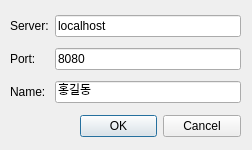
<?xml version="1.0" encoding="UTF-8"?>
<ui version="4.0">
 <class>Dialog</class>
 <widget class="QDialog" name="Dialog">
  <property name="geometry">
   <rect>
    <x>0</x>
    <y>0</y>
    <width>252</width>
    <height>150</height>
   </rect>
  </property>
  <property name="windowTitle">
   <string>Connect</string>
  </property>
  <widget class="QDialogButtonBox" name="buttonBox">
   <property name="geometry">
    <rect>
     <x>80</x>
     <y>110</y>
     <width>161</width>
     <height>32</height>
    </rect>
   </property>
   <property name="orientation">
    <enum>Qt::Horizontal</enum>
   </property>
   <property name="standardButtons">
    <set>QDialogButtonBox::Cancel|QDialogButtonBox::Ok</set>
   </property>
  </widget>
  <widget class="QWidget" name="gridLayoutWidget">
   <property name="geometry">
    <rect>
     <x>10</x>
     <y>10</y>
     <width>231</width>
     <height>101</height>
    </rect>
   </property>
   <layout class="QGridLayout" name="gridLayout">
    <item row="0" column="0">
     <widget class="QLabel" name="label">
      <property name="text">
       <string>Server:</string>
      </property>
     </widget>
    </item>
    <item row="0" column="1">
     <widget class="QLineEdit" name="server">
      <property name="text">
       <string>localhost</string>
      </property>
     </widget>
    </item>
    <item row="1" column="0">
     <widget class="QLabel" name="label_2">
      <property name="text">
       <string>Port:</string>
      </property>
     </widget>
    </item>
    <item row="1" column="1">
     <widget class="QLineEdit" name="port">
      <property name="text">
       <string>8080</string>
      </property>
     </widget>
    </item>
    <item row="2" column="0">
     <widget class="QLabel" name="label_3">
      <property name="text">
       <string>Name:</string>
      </property>
     </widget>
    </item>
    <item row="2" column="1">
     <widget class="QLineEdit" name="name">
      <property name="text">
       <string>홍길동</string>
      </property>
     </widget>
    </item>
   </layout>
  </widget>
 </widget>
 <resources/>
 <connections>
  <connection>
   <sender>buttonBox</sender>
   <signal>accepted()</signal>
   <receiver>Dialog</receiver>
   <slot>accept()</slot>
   <hints>
    <hint type="sourcelabel">
     <x>248</x>
     <y>254</y>
    </hint>
    <hint type="destinationlabel">
     <x>157</x>
     <y>274</y>
    </hint>
   </hints>
  </connection>
  <connection>
   <sender>buttonBox</sender>
   <signal>rejected()</signal>
   <receiver>Dialog</receiver>
   <slot>reject()</slot>
   <hints>
    <hint type="sourcelabel">
     <x>316</x>
     <y>260</y>
    </hint>
    <hint type="destinationlabel">
     <x>286</x>
     <y>274</y>
    </hint>
   </hints>
  </connection>
 </connections>
</ui>
